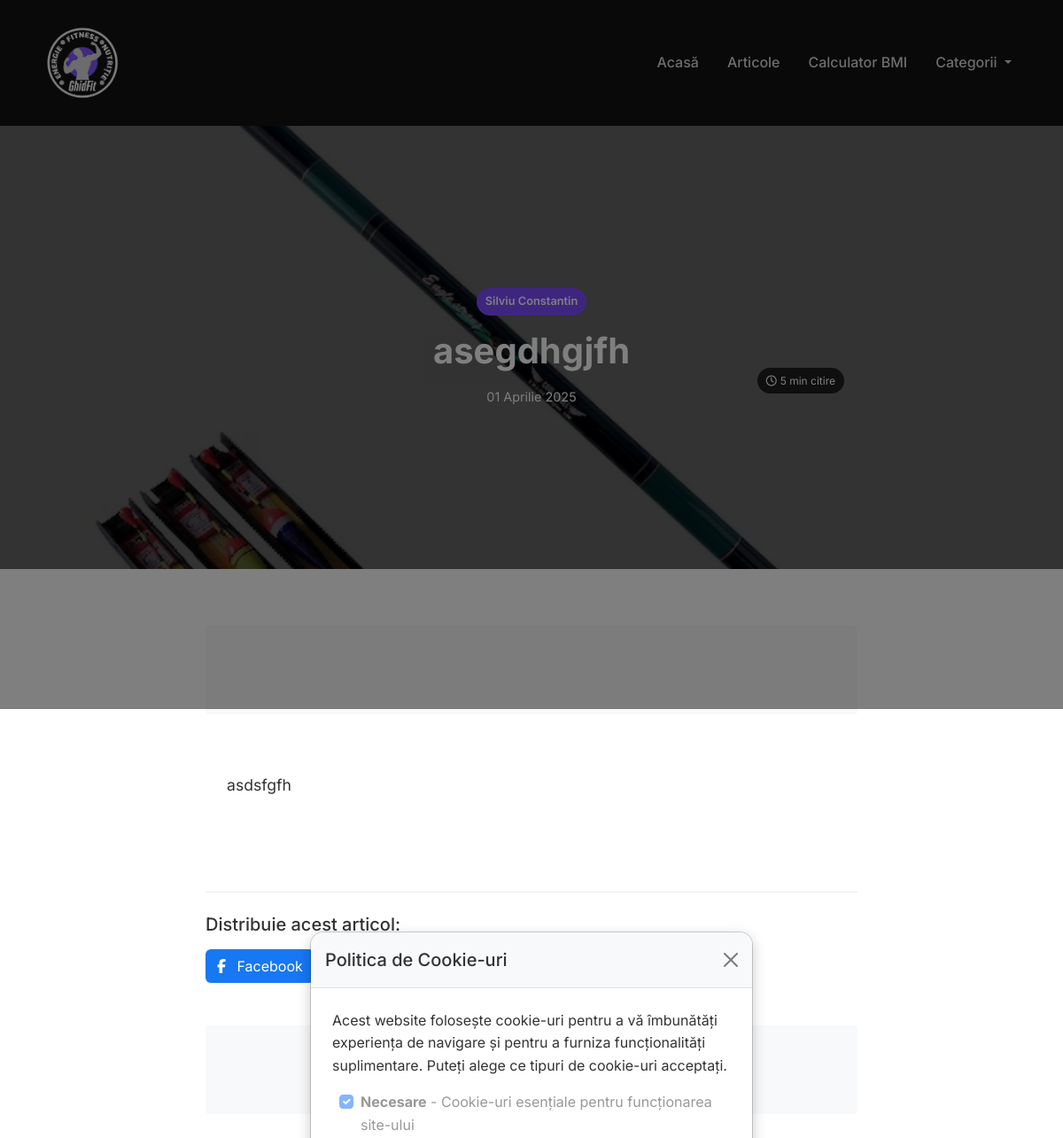
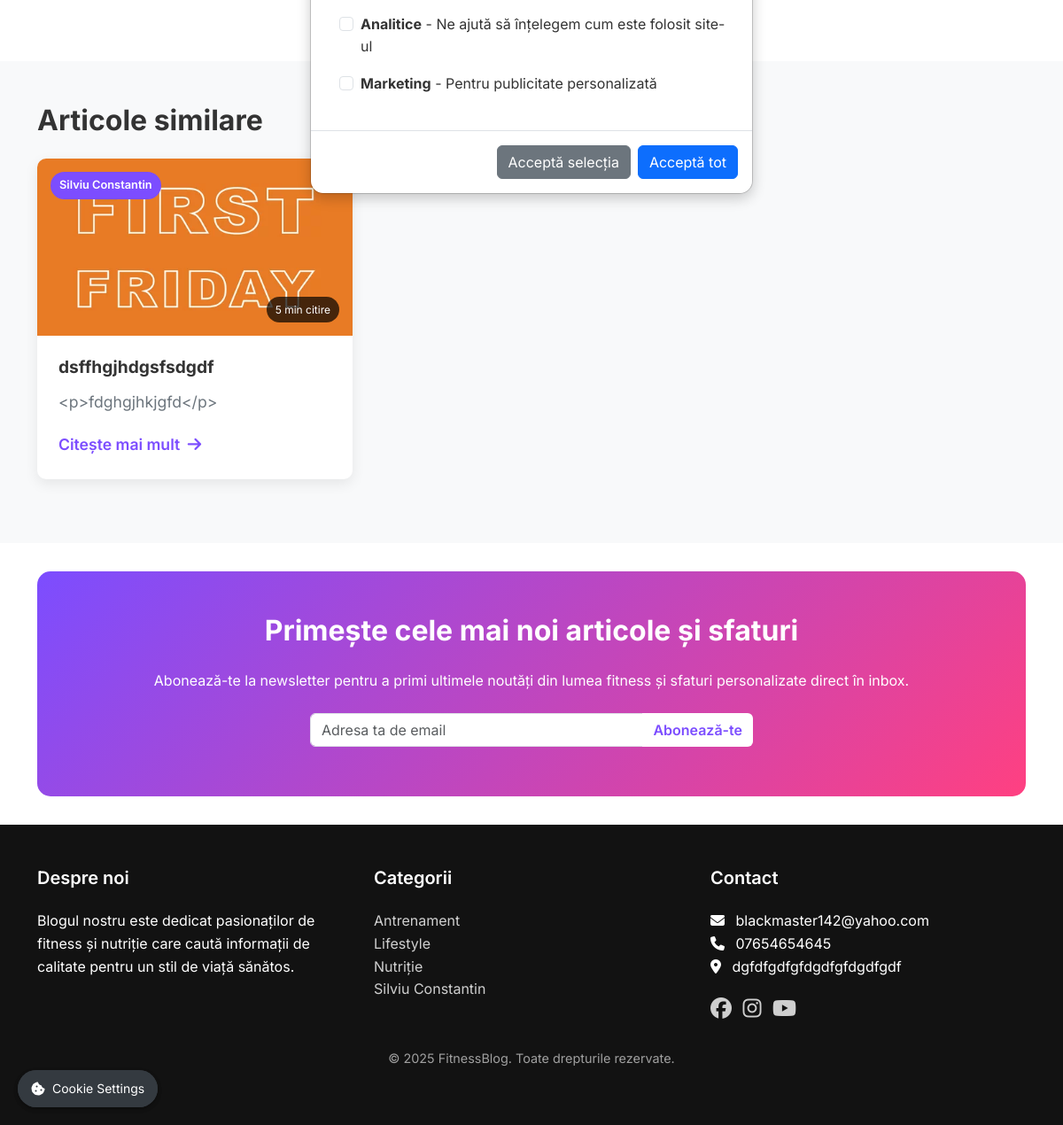
The app's page /articol/asegdhgjfh/ with its own data (2 pictures, top to bottom).
### blog/models.py (models this page shows, shortened)
class Article(models.Model):
    title = models.CharField(max_length=200, verbose_name='Titlu')
    slug = models.SlugField(max_length=200, unique=True, verbose_name='Slug')  # Mărit la 200
    content = RichTextField(verbose_name='Conținut')
    featured_image = models.ImageField(upload_to='articles/', verbose_name='Imagine principală')
    category = models.ForeignKey(Category, on_delete=models.CASCADE, related_name='articles', verbose_name='Categorie')
    created_at = models.DateTimeField(auto_now_add=True, verbose_name='Data creării')
    updated_at = models.DateTimeField(auto_now=True, verbose_name='Data actualizării')
    read_time = models.IntegerField(default=5, verbose_name='Timp de citire (minute)')
    meta_title = models.CharField(max_length=200, blank=True, verbose_name='Titlu Meta')
    meta_description = models.TextField(blank=True, verbose_name='Descriere Meta')
    meta_keywords = models.CharField(max_length=200, blank=True, verbose_name='Cuvinte cheie Meta')
    class Meta:
        verbose_name = 'Articol'
        verbose_name_plural = 'Articole'
        ordering = ['-created_at']

class Category(models.Model):
    name = models.CharField(max_length=100, verbose_name='Nume')
    slug = models.SlugField(max_length=200, unique=True, verbose_name='Slug')  # Mărit la 200
    icon = models.CharField(max_length=50, blank=True, null=True, verbose_name='Iconiță FontAwesome')
    description = models.TextField(blank=True, null=True, verbose_name='Descriere')
    class Meta:
        verbose_name = 'Categorie'
        verbose_name_plural = 'Categorii'
        ordering = ['name']

class SiteSettings(models.Model):
    phone = models.CharField(max_length=20, verbose_name='Telefon', blank=True)
    email = models.EmailField(verbose_name='Email', blank=True)
    address = models.TextField(verbose_name='Adresă', blank=True)
    facebook_url = models.URLField(verbose_name='Link Facebook', blank=True)
    instagram_url = models.URLField(verbose_name='Link Instagram', blank=True)
    youtube_url = models.URLField(verbose_name='Link YouTube', blank=True)
    class Meta:
        verbose_name = 'Setări Site'
        verbose_name_plural = 'Setări Site'

### blog/views.py (the view)
# urls.py: path('articol/<slug:slug>/', views.article_detail, name='article_detail'),
def article_detail(request, slug):
    try:
        article = get_object_or_404(Article, slug=slug)
        related_articles = Article.objects.filter(
            category=article.category
        ).exclude(id=article.id).order_by('-created_at')[:3]
        context = {
            'article': article,
            'related_articles': related_articles,
            'adsense_locations': get_adsense_locations(),
        }
        return render(request, 'blog/article_detail.html', context)
    except Exception as e:
        logger.error(f"Error in article_detail view: {str(e)}")
        raise

### blog/context_processors.py (called while the page is built)
def global_context(request):
    categories = Category.objects.annotate(
        articles_count=Count('articles')
    ).filter(articles_count__gt=0)
    adsense_locations = {
        ad.name: ad.ad_code for ad in AdSenseLocation.objects.filter(is_active=True)
    }
    try:
        site_settings = SiteSettings.objects.first()
    except:
        site_settings = None
    print("Available AdSense locations:", adsense_locations.keys())
    return {
        'categories': categories,
        'adsense_locations': adsense_locations,
        'site_settings': site_settings
    }

### blog/views.py (called while the page is built)
def get_adsense_locations():
    return {
        ad.name: ad.ad_code
        for ad in AdSenseLocation.objects.filter(is_active=True)
    }

### templates/blog/article_detail.html (shortened to what this page needs)
{% extends 'blog/base.html' %}
{% load static %}
{% block content %}
<div class="article-detail-container">
    <div class="article-header" style="background-image: url('{{ article.featured_image.url }}');">
        <div class="container">
            <div class="row">
                <div class="col-lg-8 mx-auto">
                    <div class="article-header-content text-center">
                        <span class="article-category {{ article.category.slug }}">{{ article.category.name }}</span>
                        <h1 class="article-title">{{ article.title }}</h1>
                        <div class="article-meta">
                            <span class="article-date">{{ article.created_at|date:"d F Y" }}</span>
                            <span class="article-time"><i class="far fa-clock me-1"></i>{{ article.read_time }} min citire</span>
                        </div>
                    </div>
                </div>
            </div>
        </div>
    </div>
    <div class="article-content-section py-5">
        <div class="container">
            <div class="row">
                <div class="col-lg-8 mx-auto">
                    {% if adsense_locations.above_content %}
                    <div class="adsense-container mb-4">
                    </div>
                    {% endif %}
                    <div class="article-content">
                        {{ article.content|safe|linebreaks }}
                    </div>
                    <div class="article-share mt-5">
                        <h5>Distribuie acest articol:</h5>
                        <div class="share-buttons">
                            <a href="https://www.facebook.com/sharer/sharer.php?u={{ request.build_absolute_uri }}" target="_blank" class="btn btn-facebook">
                                <i class="fab fa-facebook-f me-2"></i> Facebook
                            </a>
                            <a href="https://twitter.com/intent/tweet?url={{ request.build_absolute_uri }}&text={{ article.title }}" target="_blank" class="btn btn-twitter">
                            </a>
                            <a href="https://api.whatsapp.com/send?text={{ article.title }} {{ request.build_absolute_uri }}" target="_blank" class="btn btn-whatsapp">
                            </a>
                        </div>
                    </div>
                    {% if adsense_locations.below_content %}
                    <div class="adsense-container my-5">
                    </div>
                    {% endif %}
                </div>
            </div>
        </div>
    </div>
    <div class="related-articles-section py-5 bg-light">
        <div class="container">
            <h2 class="section-title mb-4">Articole similare</h2>
            <div class="row">
                {% for related in related_articles %}
                <div class="col-md-4 mb-4">
                    <div class="article-card">
                        <div class="article-img">
                            <img src="{{ related.featured_image.url }}" alt="{{ related.title }}">
                            <div class="article-category {{ related.category.slug }}">{{ related.category.name }}</div>
                            <div class="article-time">{{ related.read_time }} min citire</div>
                        </div>
                        <div class="article-content">
                            <h3 class="article-title"><a href="{% url 'blog:article_detail' related.slug %}">{{ related.title }}</a></h3>
                            <p class="article-excerpt">{{ related.content|truncatechars:100 }}</p>
                            <a href="{% url 'blog:article_detail' related.slug %}" class="read-more">Citește mai mult <i class="fas fa-arrow-right ms-1"></i></a>
                        </div>
                    </div>
                </div>
                {% empty %}
                <div class="col-12 text-center">
                    <p>Nu există articole similare momentan.</p>
                </div>
                {% endfor %}
            </div>
        </div>
    </div>
</div>
{% endblock %}

### templates/blog/base.html (shortened to what this page needs)
<!DOCTYPE html>
<html lang="ro">
<head>
    <link rel="stylesheet" href="https://cdnjs.cloudflare.com/ajax/libs/font-awesome/6.5.1/css/all.min.css">
    <link href="https://cdn.jsdelivr.net/npm/bootstrap@5.3.2/dist/css/bootstrap.min.css" rel="stylesheet">
    {% load static %}
    <link rel="stylesheet" href="{% static 'css/styles.css' %}">
</head>
<body>
    <header class="header">
        <nav class="navbar navbar-expand-lg navbar-dark">
            <div class="container">
                <a class="navbar-brand mx-auto order-0" href="{% url 'blog:home' %}">
                    <picture>
                        <source srcset="{% static 'images/logo.webp' %}" type="image/webp">
                        <img src="{% static 'images/logo.webp' %}" alt="GhidFit" class="navbar-logo">
                    </picture>
                </a>
                <div class="collapse navbar-collapse order-2" id="navbarNav">
                    <ul class="navbar-nav ms-auto">
                        <li class="nav-item">
                            <a class="nav-link" href="{% url 'blog:home' %}">Acasă</a>
                        </li>
                        <li class="nav-item">
                            <a class="nav-link" href="{% url 'blog:all_articles' %}">Articole</a>
                        </li>
                        <li class="nav-item">
                            <a class="nav-link" href="{% url 'blog:bmi_calculator' %}">Calculator BMI</a>
                        </li>
                        <li class="nav-item dropdown">
                            <a class="nav-link dropdown-toggle" href="#" id="navbarDropdown" role="button" data-bs-toggle="dropdown" aria-expanded="false">
                                Categorii
                            </a>
                        </li>
                    </ul>
                </div>
            </div>
        </nav>
    </header>
    <main>
        {% block content %}{% endblock %}
    </main>
    <section class="newsletter-section">
        <div class="container">
            <div class="newsletter-container py-5 px-4">
                <div class="row">
                    <div class="col-lg-12 text-center">
                        <h2 class="section-title">Primește cele mai noi articole și sfaturi</h2>
                        <p class="mb-4">Abonează-te la newsletter pentru a primi ultimele noutăți din lumea fitness și sfaturi personalizate direct în inbox.</p>
                        <form id="newsletter-form" class="newsletter-form">
                            <div class="input-group">
                                <input type="email" class="form-control" id="email" name="email" placeholder="Adresa ta de email" required>
                                <button type="submit" class="btn subscribe-btn">Abonează-te</button>
                            </div>
                        </form>
                    </div>
                </div>
            </div>
        </div>
    </section>
    <footer class="footer py-5">
        <div class="container">
            <div class="row">
                <div class="col-md-4">
                    <h5>Despre noi</h5>
                    <p>Blogul nostru este dedicat pasionaților de fitness și nutriție care caută informații de calitate pentru un stil de viață sănătos.</p>
                </div>
                <div class="col-md-4">
                    <h5>Categorii</h5>
                    <ul class="list-unstyled">
                        {% for category in categories %}
                            <li><a href="{% url 'blog:category_articles' category.slug %}">{{ category.name }}</a></li>
                        {% endfor %}
                    </ul>
                </div>
                <div class="col-md-4">
                    <h5>Contact</h5>
                    <ul class="list-unstyled">
                        {% if site_settings.email %}
                            <li><i class="fas fa-envelope me-2"></i> {{ site_settings.email }}</li>
                        {% endif %}
                        {% if site_settings.phone %}
                            <li><i class="fas fa-phone me-2"></i> {{ site_settings.phone }}</li>
                        {% endif %}
                        {% if site_settings.address %}
                            <li><i class="fas fa-map-marker-alt me-2"></i> {{ site_settings.address }}</li>
                        {% endif %}
                    </ul>
                    <div class="social-icons mt-3">
                        {% if site_settings.facebook_url %}
                            <a href="{{ site_settings.facebook_url }}" class="me-2" target="_blank"><i class="fab fa-facebook"></i></a>
                        {% endif %}
                        {% if site_settings.instagram_url %}
                            <a href="{{ site_settings.instagram_url }}" class="me-2" target="_blank"><i class="fab fa-instagram"></i></a>
                        {% endif %}
                        {% if site_settings.youtube_url %}
                            <a href="{{ site_settings.youtube_url }}" class="me-2" target="_blank"><i class="fab fa-youtube"></i></a>
                        {% endif %}
                    </div>
                </div>
            </div>
            <div class="row mt-4">
                <div class="col-md-12 text-center">
                    <p class="copyright">© 2025 FitnessBlog. Toate drepturile rezervate.</p>
                </div>
            </div>
        </div>
    </footer>
    <div class="cookie-consent-modal modal fade" id="cookieModal" data-bs-backdrop="static" tabindex="-1" aria-labelledby="cookieModalLabel" aria-hidden="true">
        <div class="modal-dialog modal-dialog-centered">
            <div class="modal-content">
                <div class="modal-header">
                    <h5 class="modal-title" id="cookieModalLabel">Politica de Cookie-uri</h5>
                    <button type="button" class="btn-close" data-bs-dismiss="modal" aria-label="Close"></button>
                </div>
                <div class="modal-body">
                    <p>Acest website folosește cookie-uri pentru a vă îmbunătăți experiența de navigare și pentru a furniza funcționalități suplimentare. Puteți alege ce tipuri de cookie-uri acceptați.</p>
                    <div class="cookie-options">
                        <div class="form-check">
                            <input class="form-check-input" type="checkbox" id="necessaryCookies" checked disabled>
                            <label class="form-check-label" for="necessaryCookies">
                                <strong>Necesare</strong> - Cookie-uri esențiale pentru funcționarea site-ului
                            </label>
                        </div>
                        <div class="form-check">
                            <input class="form-check-input" type="checkbox" id="analyticsCookies">
                            <label class="form-check-label" for="analyticsCookies">
                                <strong>Analitice</strong> - Ne ajută să înțelegem cum este folosit site-ul
                            </label>
                        </div>
                        <div class="form-check">
                            <input class="form-check-input" type="checkbox" id="marketingCookies">
                            <label class="form-check-label" for="marketingCookies">
                                <strong>Marketing</strong> - Pentru publicitate personalizată
                            </label>
                        </div>
                    </div>
                </div>
                <div class="modal-footer">
                    <button type="button" class="btn btn-secondary" id="acceptSelectedCookies">Acceptă selecția</button>
                    <button type="button" class="btn btn-primary" id="acceptAllCookies">Acceptă tot</button>
                </div>
            </div>
        </div>
    </div>
    <button id="cookieSettingsBtn" class="cookie-settings-btn">
    </button>
</body>
    <button id="cookieSettingsBtn" class="cookie-settings-btn">
        <i class="fas fa-cookie-bite"></i> Cookie Settings
    </button>
</body>
</html>

### templates/blog/base.html (style rules this page uses)
.adsense-container { display: block; margin: 1rem 0; text-align: center; min-height: 100px; }

### records on screen
Article: featured_image (picture), category.name "Silviu Constantin", title "asegdhgjfh", created_at "01 Aprilie 2025", read_time "5", content "asdsfgfh"
Article: featured_image (picture), category.name "Silviu Constantin", read_time "5", title "dsffhgjhdgsfsdgdf", content "<p>fdghgjhkjgfd</p>"
Category: name "Antrenament"
Category: name "Lifestyle"
Category: name "Nutriție"
Category: name "Silviu Constantin"
SiteSettings: email "blackmaster142@yahoo.com", phone "07654654645", address "dgfdfgdfgfdgdfgfdgdfgdf"
